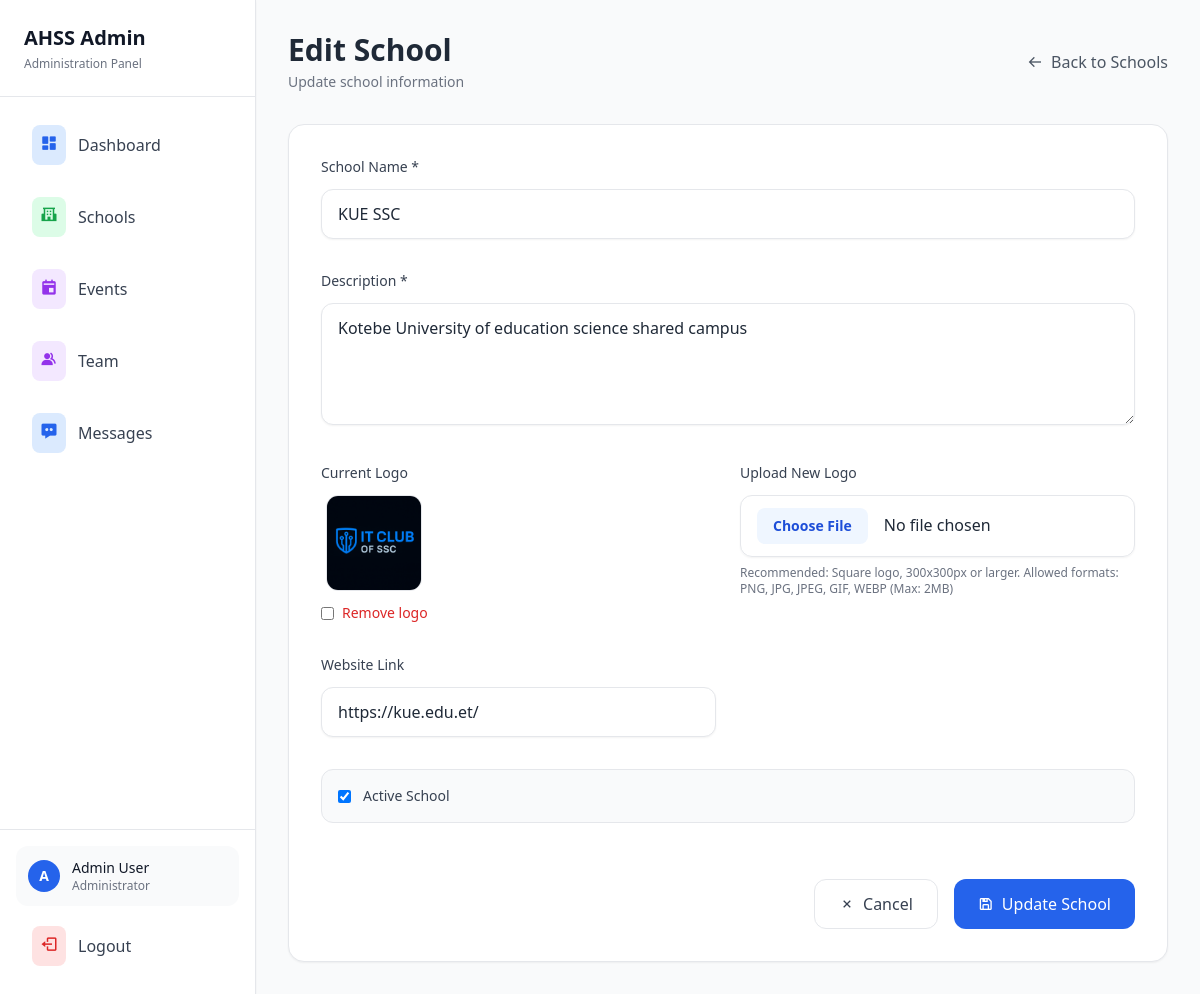
Screenshot of /admin/schools/edit/11 (signed in) with the database file from the repository.
### tables this page shows
CREATE TABLE schools
                (id INTEGER PRIMARY KEY AUTOINCREMENT,
                name TEXT NOT NULL,
                description TEXT NOT NULL,
                logo_filename TEXT,
                website_link TEXT,
                students_count INTEGER DEFAULT 0,
                active_clubs INTEGER DEFAULT 0,
                is_active BOOLEAN DEFAULT 1,
                created_at TIMESTAMP DEFAULT CURRENT_TIMESTAMP,
                updated_at TIMESTAMP DEFAULT CURRENT_TIMESTAMP);

### app.py (the view, shortened to what this page needs)
@app.route('/admin/schools/edit/<int:school_id>', methods=['GET', 'POST'])
@admin_required
def edit_school(school_id):
    conn = get_db_connection()
    school = conn.execute('SELECT * FROM schools WHERE id = ?', (school_id,)).fetchone()
    conn.close()
    if not school:
        flash('School not found!', 'error')
        return redirect(url_for('admin_schools'))
    return render_template('admin/edit_school.html', school=school)

### app.py (called while the page is built)
def get_db_connection():
    conn = sqlite3.connect('site.db')
    conn.row_factory = sqlite3.Row
    return conn

def admin_required(f):
    @wraps(f)
    def decorated_function(*args, **kwargs):
        if 'admin_logged_in' not in session:
            return redirect(url_for('admin_login'))
        return f(*args, **kwargs)
    return decorated_function

### templates/admin/edit_school.html (shortened to what this page needs)
<!DOCTYPE html>
<html lang="en">
<head>
    <script src="https://cdn.tailwindcss.com"></script>
    <link href='https://unpkg.com/boxicons@2.1.4/css/boxicons.min.css' rel='stylesheet'>
</head>
<body class="bg-gray-50 text-gray-800">
    <div class="flex min-h-screen">
        {% include 'admin/include/sidebar.html' %}
        <main class="lg:ml-64 flex-1 p-8">
            <div class="max-w-4xl mx-auto space-y-8">
                <div class="flex items-center justify-between">
                    <div>
                        <h1 class="text-3xl font-bold">Edit School</h1>
                        <p class="text-gray-500 text-sm mt-1">Update school information</p>
                    </div>
                    <a href="{{ url_for('admin_schools') }}"
                       class="text-gray-600 hover:text-gray-800 font-medium flex items-center">
                        <i class='bx bx-arrow-back mr-2'></i> Back to Schools
                    </a>
                </div>
                <div class="bg-white rounded-2xl border border-gray-200 shadow-sm p-8">
                    <form method="POST" enctype="multipart/form-data" class="space-y-8">
                        <div>
                            <label for="name" class="block text-sm font-medium text-gray-700 mb-3">School Name *</label>
                            <input type="text" id="name" name="name" value="{{ school.name }}" required
                                   class="w-full px-4 py-3 border border-gray-200 rounded-xl shadow-sm focus:outline-none focus:ring-2 focus:ring-blue-500 focus:border-blue-500 transition">
                        </div>
                        <div>
                            <label for="description" class="block text-sm font-medium text-gray-700 mb-3">Description *</label>
                            <textarea id="description" name="description" rows="4" required
                                      class="w-full px-4 py-3 border border-gray-200 rounded-xl shadow-sm focus:outline-none focus:ring-2 focus:ring-blue-500 focus:border-blue-500 transition">{{ school.description }}</textarea>
                        </div>
                        <div class="grid grid-cols-1 md:grid-cols-2 gap-6">
                            <div>
                                <label class="block text-sm font-medium text-gray-700 mb-3">Current Logo</label>
                                <div class="flex items-center space-x-4">
                                    {% if school.logo_filename %}
                                    <div class="flex flex-col items-center space-y-3">
                                        <img src="{{ url_for('static', filename='uploads/schools/' + school.logo_filename) }}"
                                            alt="{{ school.name }} logo"
                                            class="w-24 h-24 object-cover rounded-xl border border-gray-200">
                                        <label class="flex items-center">
                                            <input type="checkbox" name="remove_logo" class="rounded border-gray-300 text-red-600 focus:ring-red-500">
                                            <span class="ml-2 text-sm text-red-600">Remove logo</span>
                                        </label>
                                    </div>
                                    {% else %}
                                    <div class="w-24 h-24 bg-gray-100 rounded-xl flex items-center justify-center border border-gray-200">
                                        <i class='bx bxs-school text-gray-400 text-2xl'></i>
                                    </div>
                                    <p class="text-sm text-gray-500">No logo uploaded</p>
                                    {% endif %}
                                </div>
                            </div>
                            <div>
                                <label for="logo" class="block text-sm font-medium text-gray-700 mb-3">Upload New Logo</label>
                                <input type="file" id="logo" name="logo" accept=".png,.jpg,.jpeg,.gif,.webp"
                                    class="w-full px-4 py-3 border border-gray-200 rounded-xl shadow-sm focus:outline-none focus:ring-2 focus:ring-blue-500 focus:border-blue-500 transition file:mr-4 file:py-2 file:px-4 file:rounded-lg file:border-0 file:text-sm file:font-semibold file:bg-blue-50 file:text-blue-700 hover:file:bg-blue-100">
                                <p class="text-xs text-gray-500 mt-2">Recommended: Square logo, 300x300px or larger. Allowed formats: PNG, JPG, JPEG, GIF, WEBP (Max: 2MB)</p>
                            </div>
                        </div>
                        <div class="grid grid-cols-1 md:grid-cols-2 gap-6">
                            <div>
                                <label for="website_link" class="block text-sm font-medium text-gray-700 mb-3">Website Link</label>
                                <input type="url" id="website_link" name="website_link" value="{{ school.website_link or '' }}" placeholder="https://example.com"
                                       class="w-full px-4 py-3 border border-gray-200 rounded-xl shadow-sm focus:outline-none focus:ring-2 focus:ring-blue-500 focus:border-blue-500 transition">
                            </div>
                        </div>
                        <div class="flex items-center p-4 bg-gray-50 rounded-xl border border-gray-200">
                            <label class="flex items-center">
                                <input type="checkbox" name="is_active" {% if school.is_active %}checked{% endif %}
                                       class="rounded border-gray-300 text-blue-600 focus:ring-blue-500">
                                <span class="ml-3 text-sm font-medium text-gray-700">Active School</span>
                            </label>
                        </div>
                        <div class="flex justify-end space-x-4 pt-6">
                            <a href="{{ url_for('admin_schools') }}"
                               class="px-6 py-3 border border-gray-200 rounded-xl text-gray-700 hover:bg-gray-50 transition duration-200 flex items-center">
                                <i class='bx bx-x mr-2'></i> Cancel
                            </a>
                            <button type="submit"
                                    class="px-6 py-3 bg-blue-600 text-white rounded-xl hover:bg-blue-700 transition duration-200 flex items-center">
                                <i class='bx bx-save mr-2'></i> Update School
                            </button>
                        </div>
                    </form>
                </div>
            </div>
        </main>
    </div>
</body>
</html>

### rows the page displays
schools: name "KUE SSC", description "Kotebe University of education science shared campus", logo_filename (picture), website_link "https://kue.edu.et/", is_active "☑"
